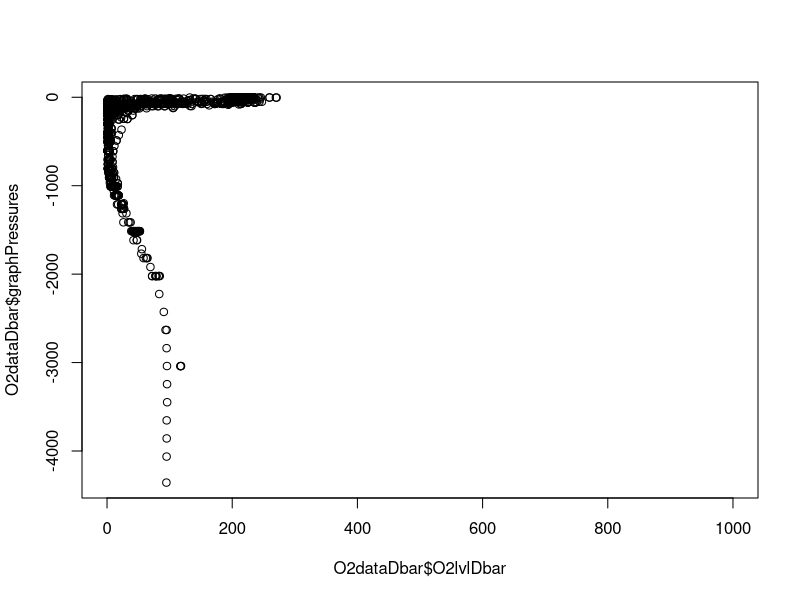
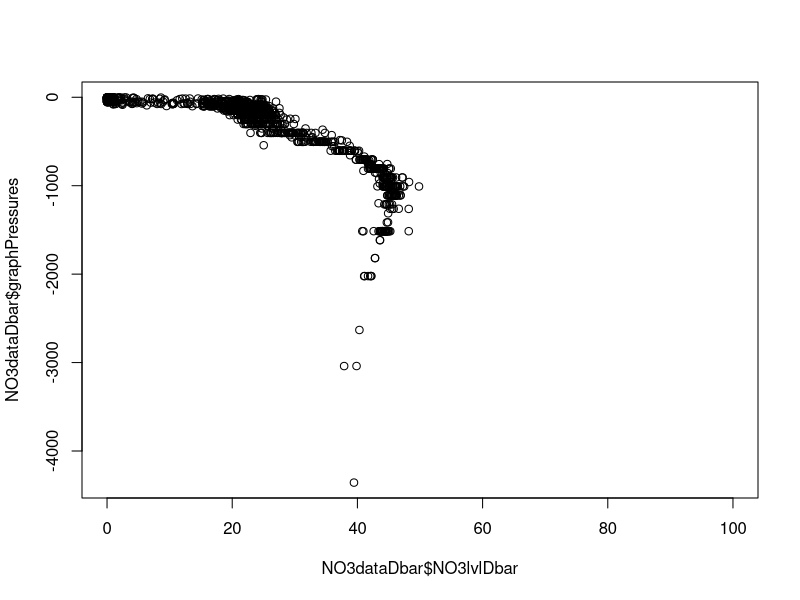
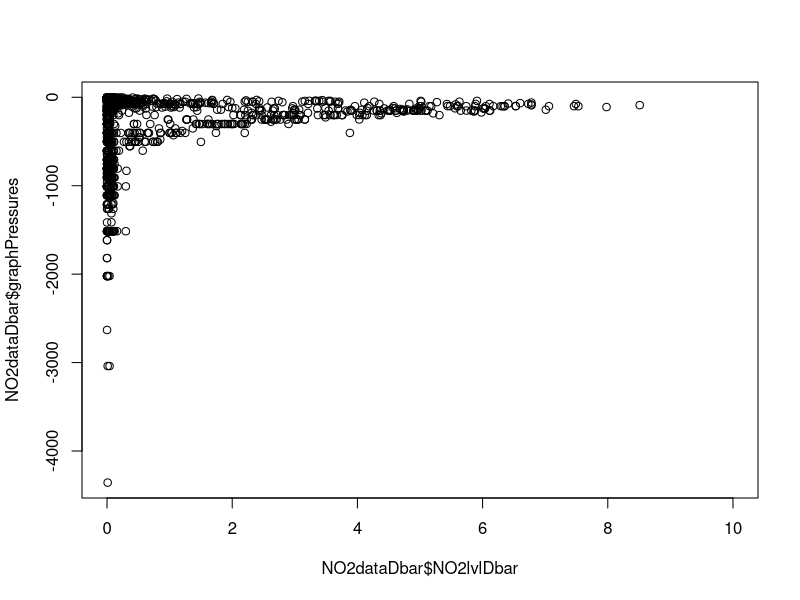
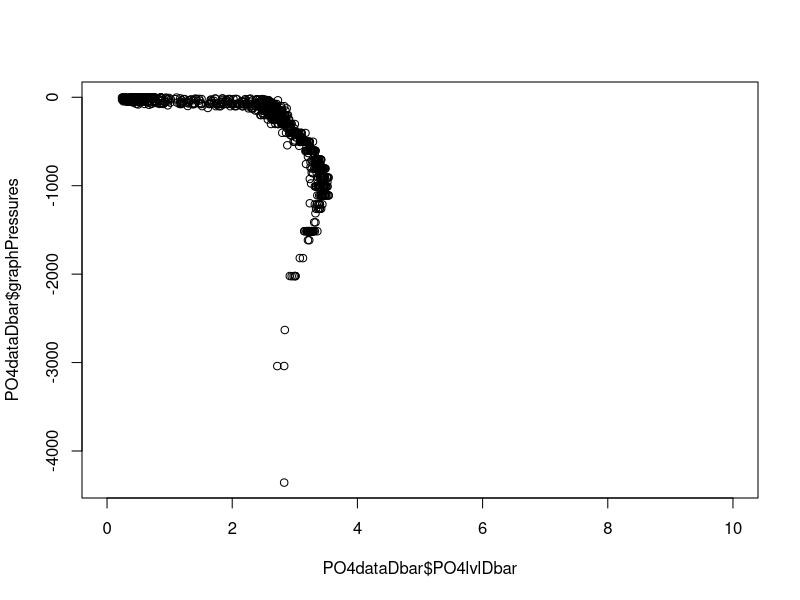
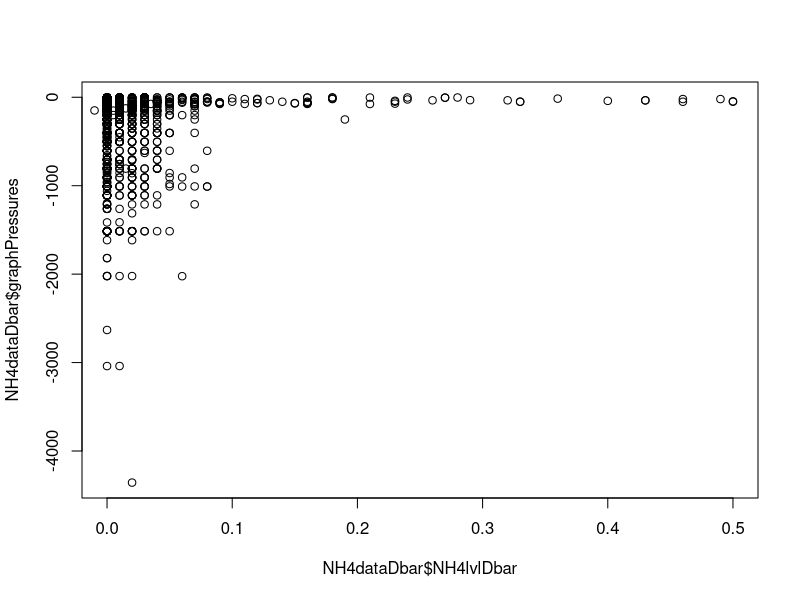
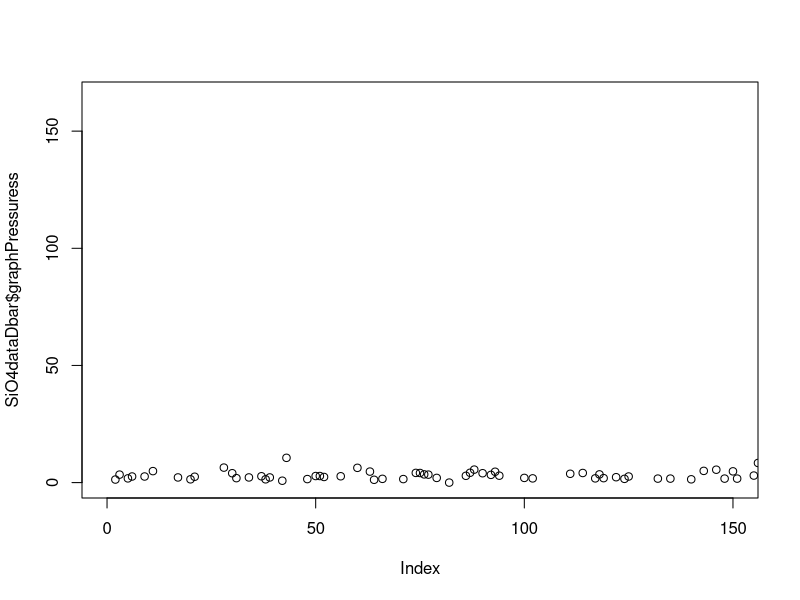
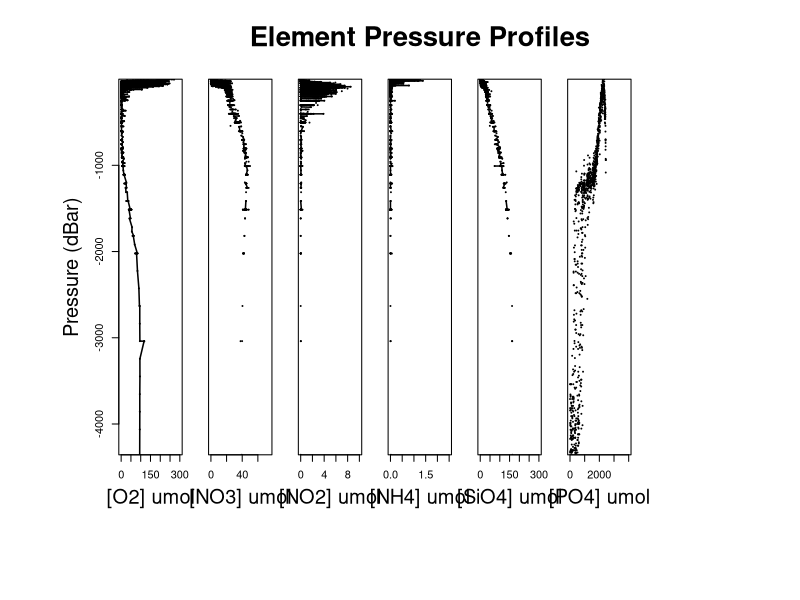

Write R code to recreate these figures, in order.
cruise <- read.csv(file = "TN278_CTD_Bottle.csv", header = T)

pressures <- sort(unique(cruise$PRESSURE..DB.))
graphPressures <- pressures * -1
npress <- length(pressures)


#O2
O2lvlDbar <- NULL
for(i in 1:npress) {
  O2Dbar <- cruise[cruise$PRESSURE..DB. == pressures[i],]$OXYGEN..umol.l.
  O2lvlDbar[i] <- mean(O2Dbar, na.rm = T)
}
O2lvlDbar

O2dataDbar <- data.frame(graphPressures, O2lvlDbar)
O2dataDbar
plot(O2dataDbar$O2lvlDbar, O2dataDbar$graphPressures, xlim = c(0, 1000))


#NO3
NO3lvlDbar <- NULL
for(i in 1:npress) {
  NO3Dbar <- cruise[cruise$PRESSURE..DB. == pressures[i],]$NITRATE..umol.L.
  NO3lvlDbar[i] <- mean(NO3Dbar, na.rm = T)
}
NO3lvlDbar

NO3dataDbar <- data.frame(graphPressures, NO3lvlDbar)
plot(NO3dataDbar$NO3lvlDbar, NO3dataDbar$graphPressures, xlim = c(0, 100))

#NO2
NO2lvlDbar <- NULL
for(i in 1:npress) {
  NO2Dbar <- cruise[cruise$PRESSURE..DB. == pressures[i],]$NITRITE..umol.L.
  NO2lvlDbar[i] <- mean(NO2Dbar, na.rm = T)
}
NO2lvlDbar

NO2dataDbar <- data.frame(graphPressures, NO2lvlDbar)
plot(NO2dataDbar$NO2lvlDbar, NO2dataDbar$graphPressures, xlim = c(0, 10))

#PO4
PO4lvlDbar <- NULL
for(i in 1:npress) {
  PO4Dbar <- cruise[cruise$PRESSURE..DB. == pressures[i],]$PHOSPHATE..umol.L.
  PO4lvlDbar[i] <- mean(PO4Dbar, na.rm = T)
}
PO4lvlDbar

PO4dataDbar <- data.frame(graphPressures, PO4lvlDbar)
plot(PO4dataDbar$PO4lvlDbar, PO4dataDbar$graphPressures, xlim = c(0, 10))

#NH4
NH4lvlDbar <- NULL
for(i in 1:npress) {
  NH4Dbar <- cruise[cruise$PRESSURE..DB. == pressures[i],]$AMMONIUM..umol.L.
  NH4lvlDbar[i] <- mean(NH4Dbar, na.rm = T)
}
NH4lvlDbar

NH4dataDbar <- data.frame(graphPressures, NH4lvlDbar)
plot(NH4dataDbar$NH4lvlDbar, NH4dataDbar$graphPressures, xlim = c(0, 0.5))

#SiO4
SiO4lvlDbar <- NULL
for(i in 1:npress) {
  SiO4Dbar <- cruise[cruise$PRESSURE..DB. == pressures[i],]$SILICATE..umol.L.
  SiO4lvlDbar[i] <- mean(SiO4Dbar, na.rm = T)
}
SiO4lvlDbar

SiO4dataDbar <- data.frame(graphPressures, SiO4lvlDbar)
plot(SiO4dataDbar$SiO4lvlDbar, SiO4dataDbar$graphPressuress, xlim = c(0, 150))

##


#par
par(mfcol = c(1,7))
par(mar=c(1,1,1,1), oma=c(10,8,5,5))
plot(O2dataDbar$O2lvlDbar, O2dataDbar$graphPressures, xlim = c(0, 300), yaxs="i", col=1, pch=19, cex=0.2)
lines(O2dataDbar$O2lvlDbar, O2dataDbar$graphPressures, col=1, pch=17, cex=1, lwd = 1.5)
mtext(text="Pressure (dBar)", side=2, line=2.9, cex = 1.2)
mtext(text="[O2] umol", side=1, line=2.9, cex = 1.2)

plot(NO3dataDbar$NO3lvlDbar, NO3dataDbar$graphPressures, xlim = c(0, 75), yaxs="i", col=1, pch=19, cex=0.2, yaxt = 'n')
lines(NO3dataDbar$NO3lvlDbar, NO3dataDbar$graphPressures, col=1, pch=17, cex=1, lwd = 1.5)
mtext(text="[NO3] umol", side=1, line=2.9, cex = 1.2)

plot(NO2dataDbar$NO2lvlDbar, NO2dataDbar$graphPressures, xlim = c(0, 10), yaxs="i", col=1, pch=19, cex=0.2, yaxt = 'n')
lines(NO2dataDbar$NO2lvlDbar, NO2dataDbar$graphPressures, col=1, pch=17, cex=1, lwd = 1.5)
mtext(text="[NO2] umol", side=1, line=2.9, cex = 1.2)

plot(NH4dataDbar$NH4lvlDbar, NH4dataDbar$graphPressures, xlim = c(0, 2.5), yaxs="i", col=1, pch=19, cex=0.2, yaxt = 'n')
lines(NH4dataDbar$NH4lvlDbar, NH4dataDbar$graphPressures, col=1, pch=17, cex=1, lwd = 1.5)
mtext(text="[NH4] umol", side=1, line=2.9, cex = 1.2)

plot(SiO4dataDbar$SiO4lvlDbar, SiO4dataDbar$graphPressures, xlim = c(0, 300), yaxs="i", col=1, pch=19, cex=0.2, yaxt = 'n')
lines(SiO4dataDbar$SiO4lvlDbar, SiO4dataDbar$graphPressures, col=1, pch=17, cex=1, lwd = 1.5)
mtext(text="[SiO4] umol", side=1, line=2.9, cex = 1.2)

plot(PO4dataDbar$PO4lvlDbar, PO4dataDbar$graphPressuress, xlim = c(0, 4000), yaxs="i", col=1, pch=19, cex=0.2, yaxt = 'n')
lines(PO4dataDbar$PO4lvlDbar, PO4dataDbar$graphPressures, col=1, pch=17, cex=1, lwd = 1.5)
mtext(text="[PO4] umol", side=1, line=2.9, cex = 1.2)

title("Element Pressure Profiles", outer=TRUE, cex.main = 2.5, line = 1.5)

graphics.off()
